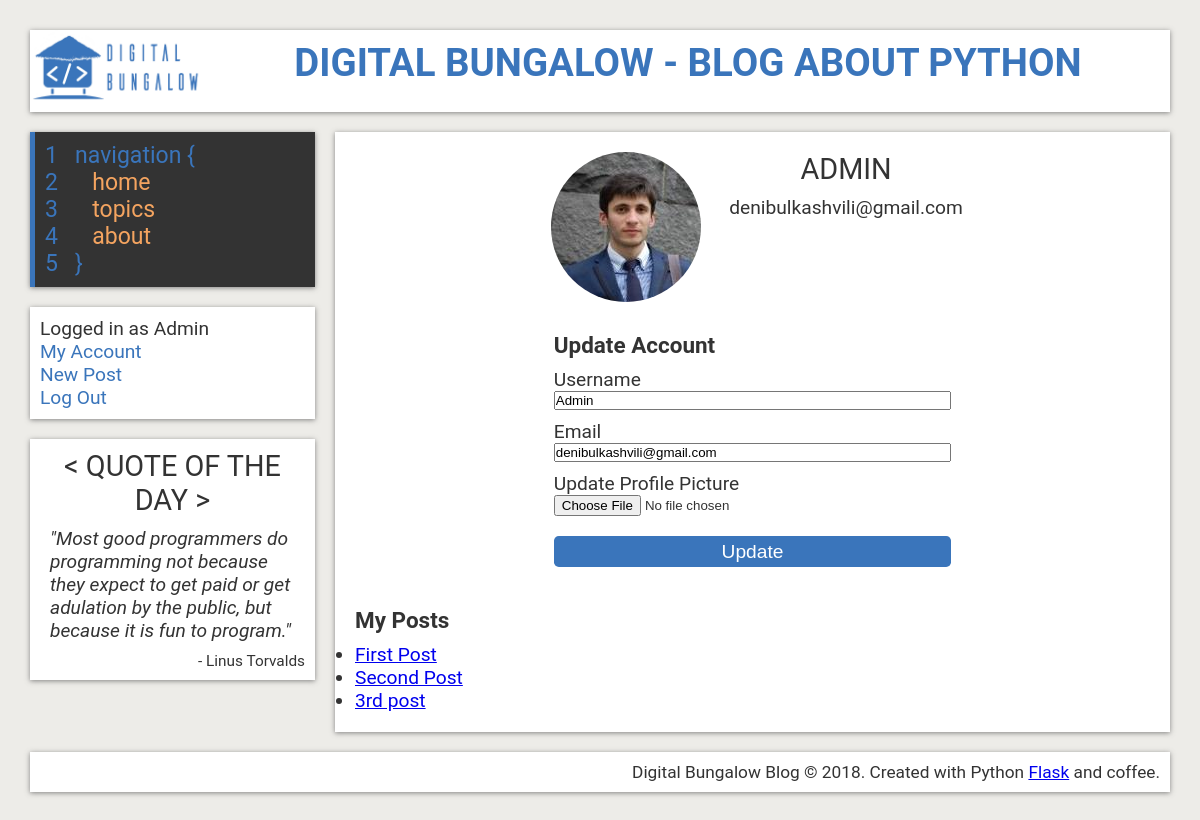
Page /account (signed in) on the earlier database version.
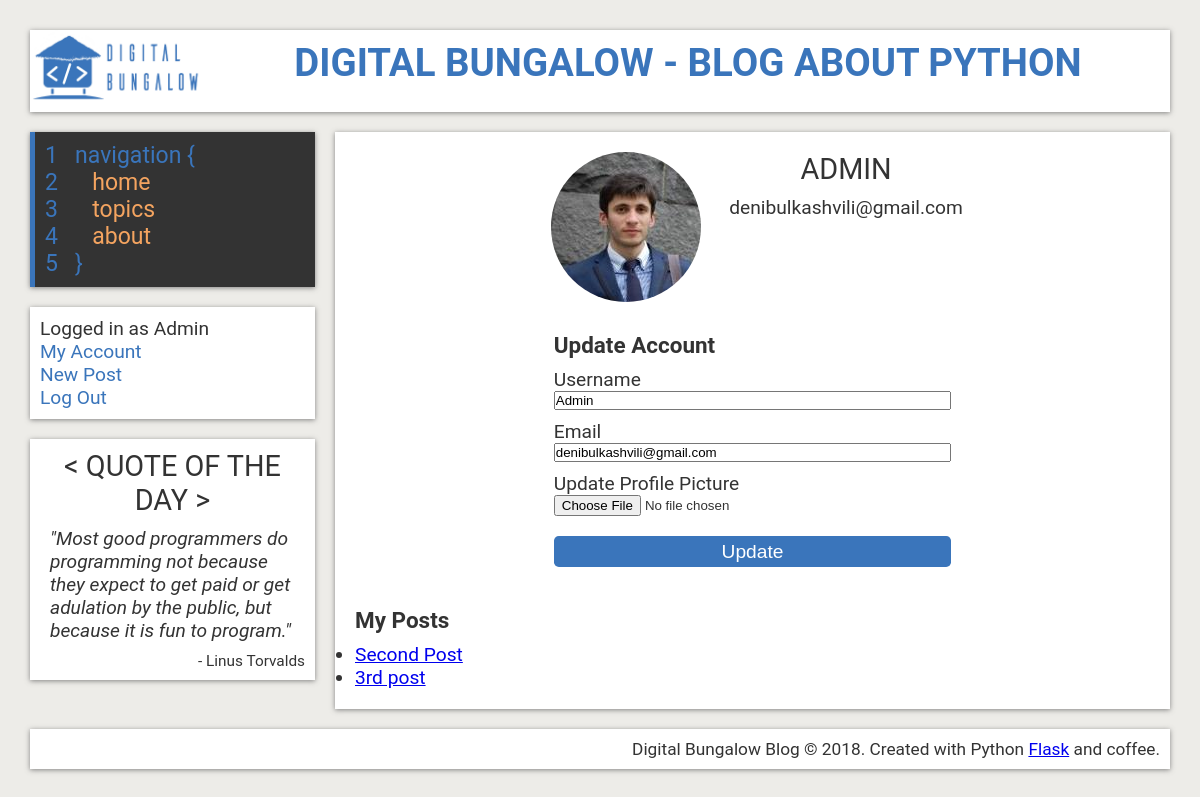
Same page on the later database version.
### flaskblog/models.py (models this page shows, shortened)
class User(db.Model, UserMixin):
    id = db.Column(db.Integer, primary_key=True)
    username = db.Column(db.String(20), unique=True, nullable=False)
    email = db.Column(db.String(120), unique=True, nullable=False)
    image_file = db.Column(db.String(20), nullable=False, default='default-avatar.jpg')
    password = db.Column(db.String(60), nullable=False)
    posts = db.relationship('Post', backref='author', lazy=True)

class Post(db.Model):
    id = db.Column(db.Integer, primary_key=True)
    title = db.Column(db.String(100), nullable=False)
    date_posted = db.Column(db.DateTime, nullable=False, default=datetime.utcnow)
    content = db.Column(db.Text, nullable=False)
    topic_id = db.Column(db.Integer, db.ForeignKey('topic.id'), nullable=False)
    user_id = db.Column(db.Integer, db.ForeignKey('user.id'), nullable=False)

### flaskblog/routes.py (the view)
@app.route("/account", methods=['GET', 'POST'])
@login_required
def account():
    form = UpdateAccountForm()
    if form.validate_on_submit():
        if form.picture.data:
            picture_file = save_picture(form.picture.data)
            current_user.image_file = picture_file
        current_user.username = form.username.data
        current_user.email = form.email.data
        db.session.commit()
        flash('Your account has been updated', 'success')
        return redirect(url_for('account'))
    elif request.method == 'GET':
        form.username.data = current_user.username
        form.email.data = current_user.email
    image_file = url_for('static', filename='images/' + current_user.image_file)
    return render_template('account.html', title="Account",
                            image_file=image_file, form=form)

### flaskblog/forms.py (shortened to what this page needs)
class UpdateAccountForm(FlaskForm):
    username = StringField('Username', validators=[DataRequired(),
                            Length(min=2, max=20)])
    email = StringField('Email', validators=[DataRequired(), Email()])
    picture = FileField('Update Profile Picture', validators=[FileAllowed(['jpg', 'png'])])
    submit = SubmitField('Update')

### flaskblog/models.py (called while the page is built)
@login_manager.user_loader
def load_user(user_id):
    return User.query.get(int(user_id))

### flaskblog/templates/account.html (shortened to what this page needs)
{% extends "layout.html" %}
{% block content %}
    <article class="account">
      <section class="account-info">
        <img src="{{ image_file }}" alt="">
        <div class="account-info-main">
          <h2>{{ current_user.username }}</h2>
          <p>{{ current_user.email }}</p>
        </div>
      </section>
      <section class="account-form">
        <h3>Update Account</h3>
        <form class="update-account" action="" method="POST" enctype="multipart/form-data">
          <div class="form-group">
            {{  form.username.label }}
            {% if form.username.errors %}
              {{ form.username }}
              <div class="invalid-feedback">
                {% for error in form.username.errors %}
                  <span>{{ error }}</span>
                {% endfor %}
              </div>
            {% else %}
              {{  form.username }}
            {% endif %}
          </div>
          <div class="form-group">
            {{  form.email.label }}
            {% if form.email.errors %}
              {{ form.email }}
              <div class="invalid-feedback">
                {% for error in form.email.errors %}
                  <span>{{ error }}</span>
                {% endfor %}
              </div>
            {% else %}
              {{  form.email }}
            {% endif %}
          </div>
          <div class="form-group">
            {{  form.picture.label }}
            {{  form.picture }}
          </div>
          <div class="form-group btn">
            {{ form.submit }}
          </div>
        </form>
      </section>
      <section class="account-posts">
        <h3>My Posts</h3>
        <ul>
          {% for post in current_user.posts %}
          <li><a href="{{ url_for('post', post_title=post.title) }}">{{ post.title }}</a></li>
          {% endfor %}
        </ul>
      </section>
    </article>
{% endblock content %}

### flaskblog/templates/layout.html (shortened to what this page needs)
<!DOCTYPE html>
<html lang="en">
  <head>
    <link rel="stylesheet" href="{{ url_for('static', filename='style.css') }}">
    <link rel="stylesheet" href="https://use.fontawesome.com/releases/v5.0.13/css/all.css">
  </head>
  <body>
    <div class="wrapper">
    <header>
      <div class="logo">
        <a href="{{ url_for('home')}}">
          <img src="{{ url_for('static', filename='images/logo.png') }}"
               alt="digital-bungalow-logo">
        </a>
      </div>
      <div class="title">
        <h1>
          <a href="{{ url_for('home')}}">
            Digital Bungalow - Blog About Python
          </a>
        </h1>
      </div>
    </header>
    <aside>
      <nav>
        <ul>
          <li>
            1 &nbsp;&nbsp;navigation {
          </li>
          <li>
            <a href="{{ url_for('home')}}">
              <span>2</span>  &nbsp;&nbsp;&nbsp;&nbsp; home
            </a>
          </li>
          <li>
            <a href="{{ url_for('topics')}}">
              <span>3</span>  &nbsp;&nbsp;&nbsp;&nbsp; topics
            </a>
          </li>
          <li>
            <a href="{{ url_for('about')}}">
              <span>4</span>  &nbsp;&nbsp;&nbsp;&nbsp; about
            </a>
          </li>
          <li>
            5 &nbsp;&nbsp;}
          </li>
        </ul>
      </nav>
      <div class="log-reg">
        <ul>
          {% if current_user.is_authenticated %}
            <li>Logged in as {{ current_user.username }}</li>
            <li><a href="{{ url_for('account')}}">My Account</a></li>
            <li><a href="{{ url_for('new_post')}}">New Post</a></li>
            <li><a href="{{ url_for('logout')}}">Log Out</a></li>
          {% else %}
            <li><a href="{{ url_for('register')}}">Register</a></li>
            <li><a href="{{ url_for('login')}}">Log In</a></li>
          {% endif %}
        </ul>
      </div>
      <div class="sidebar">
        <h2>&lt; Quote of the Day &gt;</h2>
        <p class="quote">"Most good programmers do programming not because they
          expect to get paid or get adulation by the public, but because it is fun to program." </p>
        <p class= "quote-meta">- Linus Torvalds</p>
      </div>
    </aside>
    {% block content %}{% endblock content %}
    <footer>
      <p>Digital Bungalow Blog &copy; 2018.
        Created with Python <a href="http://flask.pocoo.org/">Flask</a> and coffee.</p>
    </footer>
  </div>
  </body>
</html>

### flaskblog/static/style.css (style rules this page uses)
:root { --primary: #ffffff; --blue: #3a75bb; --orange: #F4A460; --lightblue: #DDEAF9; --grey: #edece8; --hover: #696969; --dark: #333; --shadow: 0 1px 5px rgba(104, 104, 104, 0.8); }
* { margin: 0px; padding: 0px; }
html { box-sizing: border-box; color: var(--dark); font-family: Roboto; font-size: 1.2em; }
body { background: var(--grey); }
h2 { text-transform: uppercase; font-weight: normal; }
.wrapper { margin: 30px; display: grid; grid-gap: 20px; grid-template-areas: "header header" "aside article" "footer footer"; grid-template-columns: 25% 1fr; }
header { grid-area: header; background: var(--primary); display: grid; grid-template-columns: 1fr 6fr; box-shadow: var(--shadow); }
.logo { text-align: center; }
.logo img { height: 4em; }
.title { padding: 10px; text-align: center; text-transform: uppercase; }
.title a { text-decoration: none; color: var(--blue); }
aside { grid-area: aside; align-self: start; display: flex; flex-direction: column; }
nav { background: var(--dark); padding: 10px; box-shadow: var(--shadow); font-size: 1.2em; border-left: 5px solid var(--blue); margin-bottom: 20px; }
nav ul { list-style: none; }
nav ul li { color: var(--blue); }
nav a { text-decoration: none; color: var(--orange); display:inline-block; width: 100%; text-transform: lowercase; }
nav a span { color: var(--blue); }
.log-reg { background: var(--primary); padding: 10px; box-shadow: var(--shadow); margin-bottom: 20px; }
.log-reg ul { list-style: none; }
.log-reg ul a { text-decoration: none; color: var(--blue); }
.sidebar { background: var(--primary); padding: 10px; box-shadow: var(--shadow); align-self: flex-start; }
.sidebar h2 { text-align: center; }
.sidebar p.quote { font-style: italic; padding: 10px; }
.sidebar p.quote-meta { font-size: 0.8em; text-align: right; }
footer { grid-area: footer; background: var(--primary); padding: 10px; box-shadow: var(--shadow); text-align: right; font-size: 0.9em; }
article { grid-area: article; background: var(--primary); padding: 10px 20px; box-shadow: var(--shadow); }
section { padding: 10px 0; }
article h2 { text-align: center; margin-bottom: 10px; }
article h3 { margin: 10px 0; }
.form-group { display: flex; flex-direction: column; margin: 10px 0; }
#submit { margin-top: 10px; background-color: var(--blue); color: white; border: 0; border-radius: 0.25rem; padding: 0.25rem 0.5rem; font-size: inherit; }
.account-info { display:grid; grid-template-columns: repeat(4, 1fr);; grid-gap: 20px; }
.account-info img { grid-column: 2 / 3; grid-row: 1 / 3; border-radius: 180px; width: 150px; justify-self: center; }
.account-info-main { grid-column: 3 / 4; justify-self: start; }
.account-form { display: block; margin: 0 auto; width: 50%; }

Differences in the rows shown:
removed Post: title "First Post"
